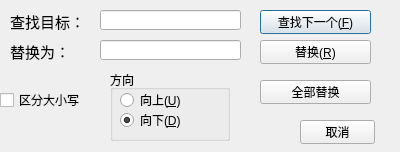
<?xml version="1.0" encoding="UTF-8"?>
<ui version="4.0">
 <class>Replace</class>
 <widget class="QDialog" name="Replace">
  <property name="geometry">
   <rect>
    <x>0</x>
    <y>0</y>
    <width>400</width>
    <height>152</height>
   </rect>
  </property>
  <property name="windowTitle">
   <string>替换</string>
  </property>
  <widget class="QLabel" name="label_find">
   <property name="geometry">
    <rect>
     <x>10</x>
     <y>10</y>
     <width>71</width>
     <height>21</height>
    </rect>
   </property>
   <property name="text">
    <string>&lt;html&gt;&lt;head/&gt;&lt;body&gt;&lt;p&gt;&lt;span style=&quot; font-size:11pt;&quot;&gt;查找目标：&lt;/span&gt;&lt;/p&gt;&lt;/body&gt;&lt;/html&gt;</string>
   </property>
  </widget>
  <widget class="QLineEdit" name="lineEdit_find">
   <property name="geometry">
    <rect>
     <x>100</x>
     <y>10</y>
     <width>141</width>
     <height>20</height>
    </rect>
   </property>
  </widget>
  <widget class="QLabel" name="label_repalce">
   <property name="geometry">
    <rect>
     <x>10</x>
     <y>40</y>
     <width>61</width>
     <height>21</height>
    </rect>
   </property>
   <property name="text">
    <string>&lt;html&gt;&lt;head/&gt;&lt;body&gt;&lt;p&gt;&lt;span style=&quot; font-size:11pt;&quot;&gt;替换为：&lt;/span&gt;&lt;/p&gt;&lt;/body&gt;&lt;/html&gt;</string>
   </property>
  </widget>
  <widget class="QLineEdit" name="lineEdit_replace">
   <property name="geometry">
    <rect>
     <x>100</x>
     <y>40</y>
     <width>141</width>
     <height>20</height>
    </rect>
   </property>
  </widget>
  <widget class="QPushButton" name="btn_findNext">
   <property name="geometry">
    <rect>
     <x>260</x>
     <y>10</y>
     <width>111</width>
     <height>24</height>
    </rect>
   </property>
   <property name="styleSheet">
    <string notr="true">font: 11pt &quot;Microsoft YaHei UI&quot;;</string>
   </property>
   <property name="text">
    <string>查找下一个(&amp;F)</string>
   </property>
  </widget>
  <widget class="QPushButton" name="btn_replace">
   <property name="geometry">
    <rect>
     <x>260</x>
     <y>40</y>
     <width>111</width>
     <height>24</height>
    </rect>
   </property>
   <property name="styleSheet">
    <string notr="true">font: 11pt &quot;Microsoft YaHei UI&quot;;</string>
   </property>
   <property name="text">
    <string>替换(&amp;R)</string>
   </property>
  </widget>
  <widget class="QPushButton" name="btn_replaceAll">
   <property name="geometry">
    <rect>
     <x>260</x>
     <y>80</y>
     <width>111</width>
     <height>24</height>
    </rect>
   </property>
   <property name="styleSheet">
    <string notr="true">font: 11pt &quot;Microsoft YaHei UI&quot;;</string>
   </property>
   <property name="text">
    <string>全部替换</string>
   </property>
  </widget>
  <widget class="QPushButton" name="btn_cancel">
   <property name="geometry">
    <rect>
     <x>300</x>
     <y>120</y>
     <width>75</width>
     <height>24</height>
    </rect>
   </property>
   <property name="styleSheet">
    <string notr="true">font: 11pt &quot;Microsoft YaHei UI&quot;;</string>
   </property>
   <property name="text">
    <string>取消</string>
   </property>
  </widget>
  <widget class="QCheckBox" name="chk_case">
   <property name="geometry">
    <rect>
     <x>0</x>
     <y>90</y>
     <width>101</width>
     <height>20</height>
    </rect>
   </property>
   <property name="styleSheet">
    <string notr="true">font: 11pt &quot;Microsoft YaHei UI&quot;;</string>
   </property>
   <property name="text">
    <string>区分大小写</string>
   </property>
  </widget>
  <widget class="QGroupBox" name="group_dir">
   <property name="geometry">
    <rect>
     <x>110</x>
     <y>70</y>
     <width>120</width>
     <height>71</height>
    </rect>
   </property>
   <property name="title">
    <string>方向</string>
   </property>
   <widget class="QRadioButton" name="radio_down">
    <property name="geometry">
     <rect>
      <x>10</x>
      <y>40</y>
      <width>95</width>
      <height>20</height>
     </rect>
    </property>
    <property name="styleSheet">
     <string notr="true">font: 10pt &quot;Microsoft YaHei UI&quot;;</string>
    </property>
    <property name="text">
     <string>向下(&amp;D)</string>
    </property>
    <property name="checked">
     <bool>true</bool>
    </property>
   </widget>
   <widget class="QRadioButton" name="radio_up">
    <property name="geometry">
     <rect>
      <x>10</x>
      <y>20</y>
      <width>95</width>
      <height>20</height>
     </rect>
    </property>
    <property name="styleSheet">
     <string notr="true">font: 10pt &quot;Microsoft YaHei UI&quot;;</string>
    </property>
    <property name="text">
     <string>向上(&amp;U)</string>
    </property>
   </widget>
  </widget>
 </widget>
 <resources/>
 <connections/>
</ui>
